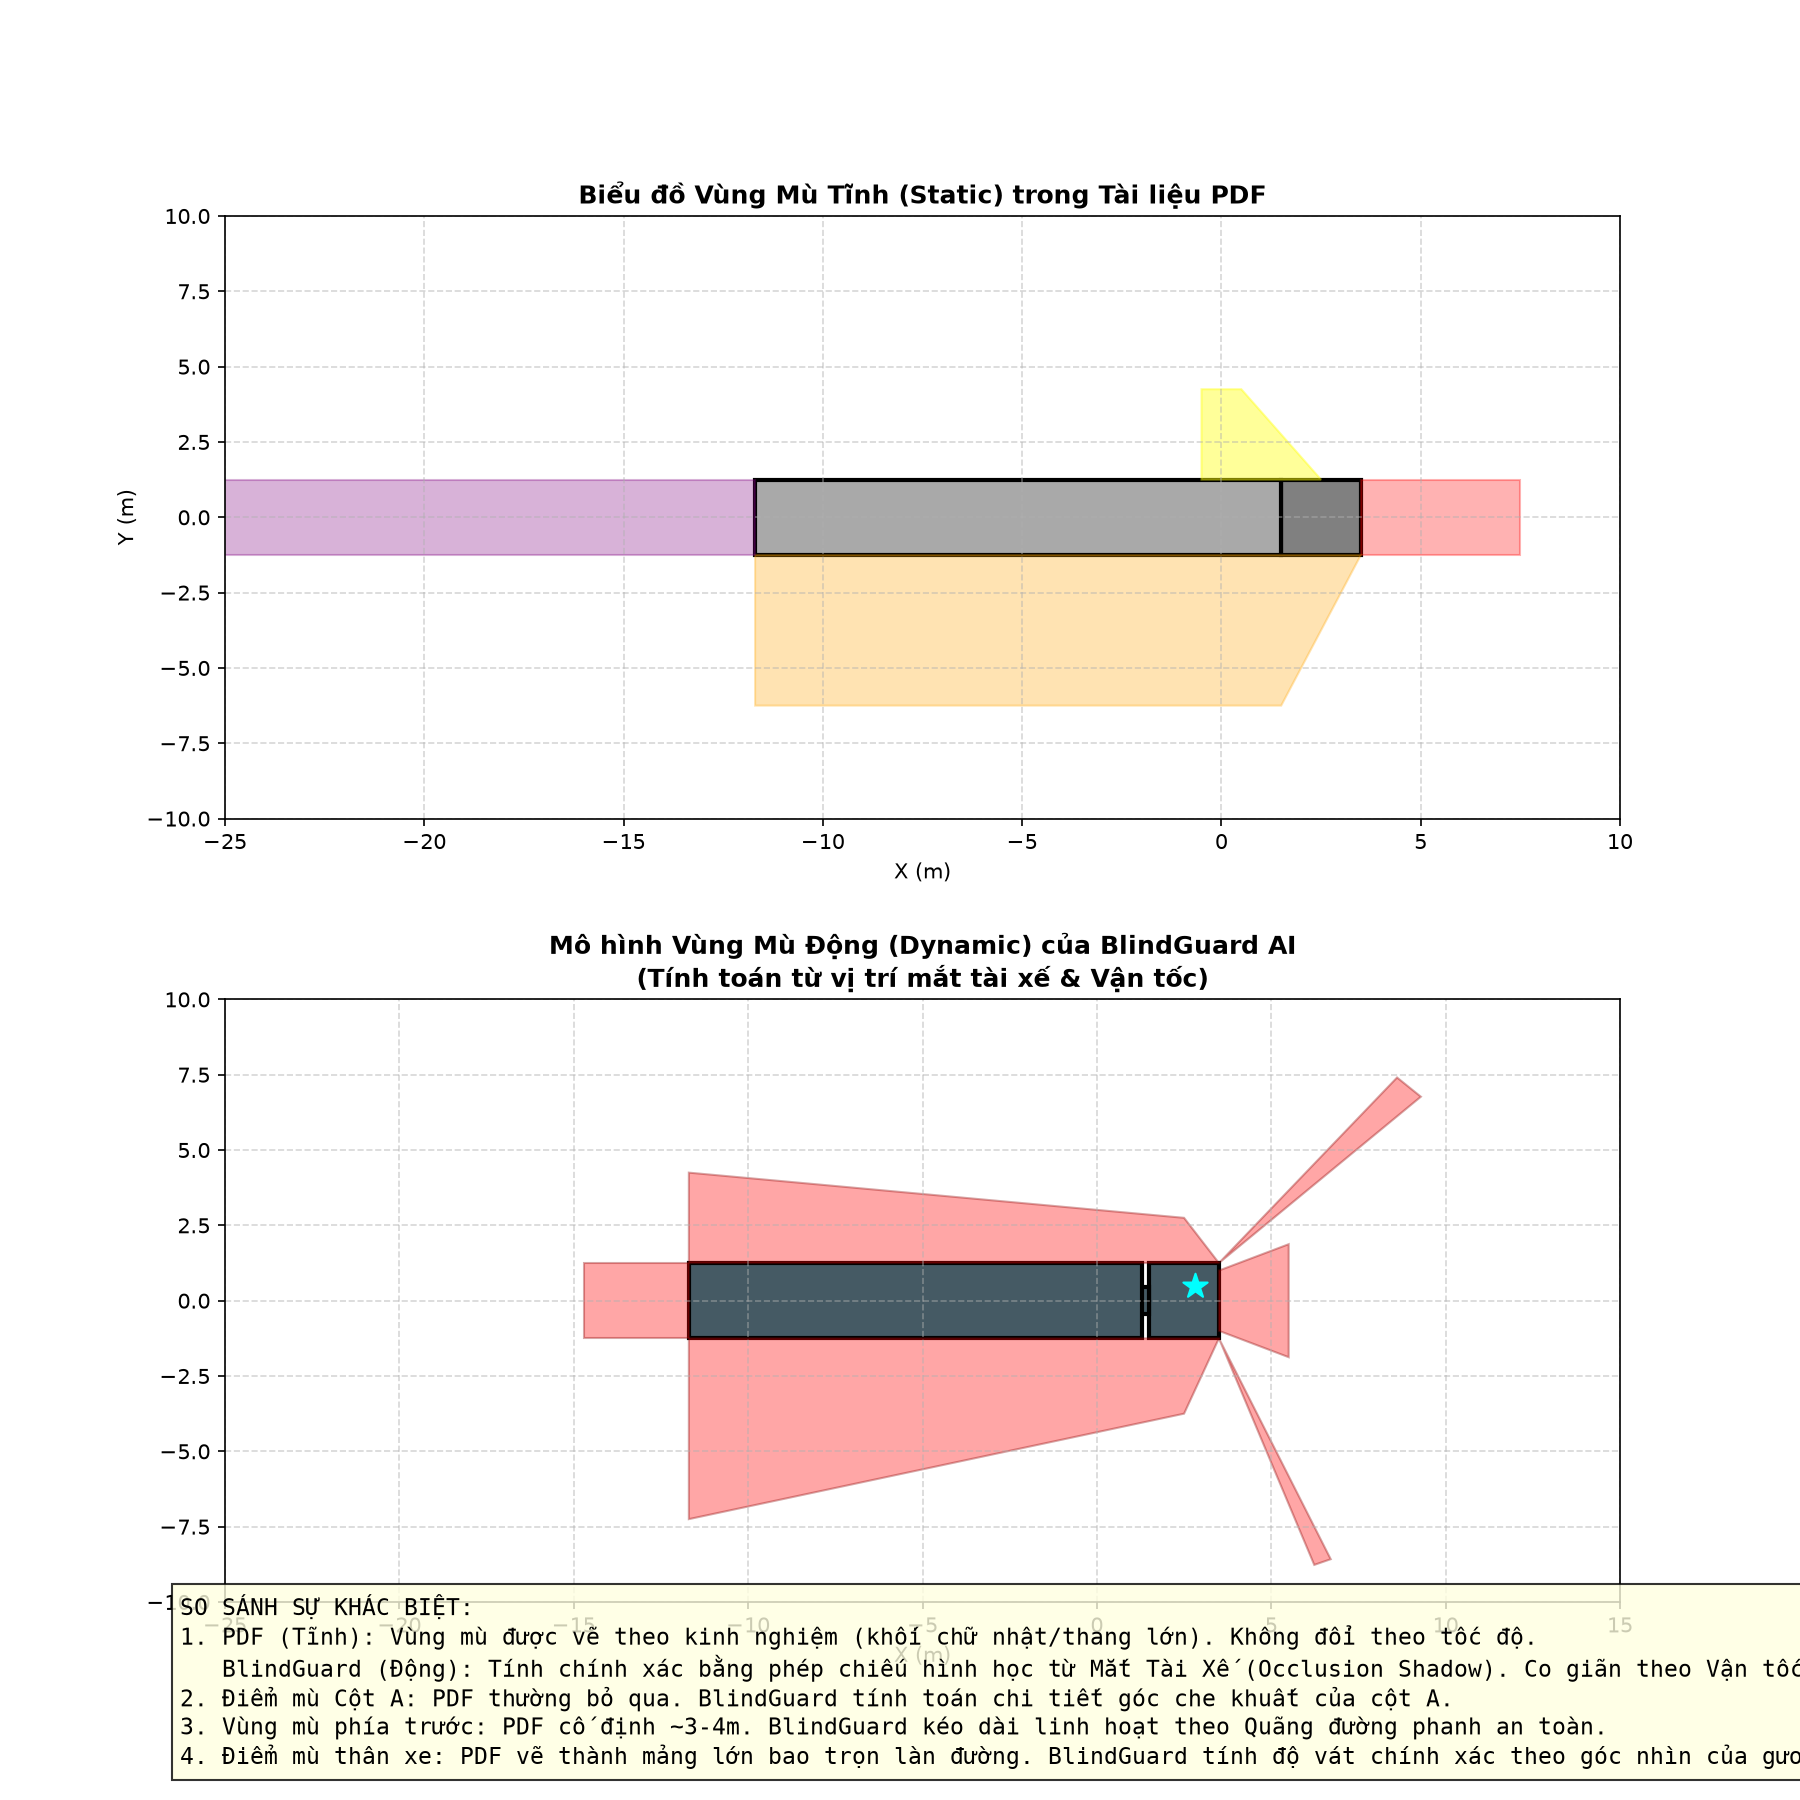

The Python source for this figure:
import math
import matplotlib.pyplot as plt
from matplotlib.patches import Polygon
import calculator as calc_module
import config

def draw_static_pdf_diagram(ax):
    """
    Vẽ lại hình ảnh vùng mù tĩnh (Static Blind Zone) thường thấy trong các tài liệu PDF 
    của FMCSA hoặc chuẩn Châu Âu để đối chiếu.
    """
    hw_c = config.CAB_HALF_W
    hw_t = config.TRAIL_HALF_W
    
    # Thân xe cơ bản
    cab = Polygon([
        (config.CAB_FRONT_X, hw_c), (config.CAB_FRONT_X, -hw_c),
        (config.CAB_REAR_X, -hw_c), (config.CAB_REAR_X, hw_c)
    ], fc='gray', ec='black', lw=2)
    
    trailer = Polygon([
        (config.CAB_REAR_X, hw_t), (config.CAB_REAR_X, -hw_t),
        (config.D_HITCH - config.L_TRAIL, -hw_t), (config.D_HITCH - config.L_TRAIL, hw_t)
    ], fc='darkgray', ec='black', lw=2)
    
    ax.add_patch(cab)
    ax.add_patch(trailer)
    
    # 1. Vùng mù phía trước (Thường là một hình chữ nhật cố định ~3-6 mét)
    front = Polygon([
        (config.CAB_FRONT_X, hw_c), (config.CAB_FRONT_X + 4.0, hw_c),
        (config.CAB_FRONT_X + 4.0, -hw_c), (config.CAB_FRONT_X, -hw_c)
    ], fc='red', alpha=0.3, ec='red', label='Front Blind Spot')
    ax.add_patch(front)
    
    # 2. Vùng mù hông phải (Thường là một hình quạt hoặc hình thang rất lớn, bao trùm 1-2 làn đường)
    right_side = Polygon([
        (config.CAB_FRONT_X, -hw_c), (config.CAB_FRONT_X - 2.0, -hw_c - 5.0),
        (config.D_HITCH - config.L_TRAIL, -hw_c - 5.0), (config.D_HITCH - config.L_TRAIL, -hw_c)
    ], fc='orange', alpha=0.3, ec='orange', label='Right Side (Passenger) Blind Spot')
    ax.add_patch(right_side)
    
    # 3. Vùng mù hông trái (Thường nhỏ hơn, sát cabin tài xế)
    left_side = Polygon([
        (config.CAB_FRONT_X - 1.0, hw_c), (config.CAB_FRONT_X - 3.0, hw_c + 3.0),
        (config.CAB_REAR_X - 2.0, hw_c + 3.0), (config.CAB_REAR_X - 2.0, hw_c)
    ], fc='yellow', alpha=0.4, ec='yellow', label='Left Side (Driver) Blind Spot')
    ax.add_patch(left_side)
    
    # 4. Vùng mù phía sau (Thường là hình chữ nhật khổng lồ kéo dài 10-30 mét)
    rear = Polygon([
        (config.D_HITCH - config.L_TRAIL, hw_t), (config.D_HITCH - config.L_TRAIL - 15.0, hw_t),
        (config.D_HITCH - config.L_TRAIL - 15.0, -hw_t), (config.D_HITCH - config.L_TRAIL, -hw_t)
    ], fc='purple', alpha=0.3, ec='purple', label='Rear Blind Spot')
    ax.add_patch(rear)
    
    ax.set_xlim(-25, 10)
    ax.set_ylim(-10, 10)
    ax.set_title("Biểu đồ Vùng Mù Tĩnh (Static) trong Tài liệu PDF", fontweight='bold')
    ax.set_xlabel("X (m)")
    ax.set_ylabel("Y (m)")
    ax.grid(True, linestyle='--', alpha=0.5)

def draw_dynamic_model_diagram(ax):
    """
    Vẽ biểu đồ vùng mù động từ thuật toán của chúng ta (v = 30km/h, thẳng)
    """
    calc = calc_module.BlindZoneCalculator()
    v_mps = 30 / 3.6
    res = calc.compute(v_mps, 0.0)
    
    # Thân xe
    veh = res["vehicle"]
    for part in ["cab", "chassis", "trailer"]:
        ax.add_patch(Polygon(veh[part], fc='#455a64', ec='black', lw=2))
        
    # Vùng mù
    for name, pts in res["red_zones"].items():
        ax.add_patch(Polygon(pts, fc='red', alpha=0.35, ec='darkred'))
        
    # Điểm mắt tài xế
    ax.scatter([config.EYE_X], [config.EYE_Y], color='cyan', marker='*', s=150, zorder=5, label='Mắt tài xế')
    
    ax.set_xlim(-25, 15)
    ax.set_ylim(-10, 10)
    ax.set_title("Mô hình Vùng Mù Động (Dynamic) của BlindGuard AI\n(Tính toán từ vị trí mắt tài xế & Vận tốc)", fontweight='bold')
    ax.set_xlabel("X (m)")
    ax.grid(True, linestyle='--', alpha=0.5)

def main():
    fig, (ax1, ax2) = plt.subplots(2, 1, figsize=(12, 12))
    plt.subplots_adjust(hspace=0.3)
    
    draw_static_pdf_diagram(ax1)
    draw_dynamic_model_diagram(ax2)
    
    # Ghi chú so sánh
    comparison_text = (
        "SO SÁNH SỰ KHÁC BIỆT:\n"
        "1. PDF (Tĩnh): Vùng mù được vẽ theo kinh nghiệm (khối chữ nhật/thang lớn). Không đổi theo tốc độ.\n"
        "   BlindGuard (Động): Tính chính xác bằng phép chiếu hình học từ Mắt Tài Xế (Occlusion Shadow). Co giãn theo Vận tốc.\n"
        "2. Điểm mù Cột A: PDF thường bỏ qua. BlindGuard tính toán chi tiết góc che khuất của cột A.\n"
        "3. Vùng mù phía trước: PDF cố định ~3-4m. BlindGuard kéo dài linh hoạt theo Quãng đường phanh an toàn.\n"
        "4. Điểm mù thân xe: PDF vẽ thành mảng lớn bao trọn làn đường. BlindGuard tính độ vát chính xác theo góc nhìn của gương chiếu hậu."
    )
    fig.text(0.1, 0.02, comparison_text, fontsize=11, bbox=dict(facecolor='lightyellow', alpha=0.8), family='monospace')
    
    plt.savefig('2_BlindSpot_Risk_Calculation/dynamic_blind_zone/blind_spot_diagram_final.png', dpi=150)
    print("Đã tạo file ảnh so sánh: blind_spot_diagram_final.png")
    plt.show()

if __name__ == "__main__":
    main()
